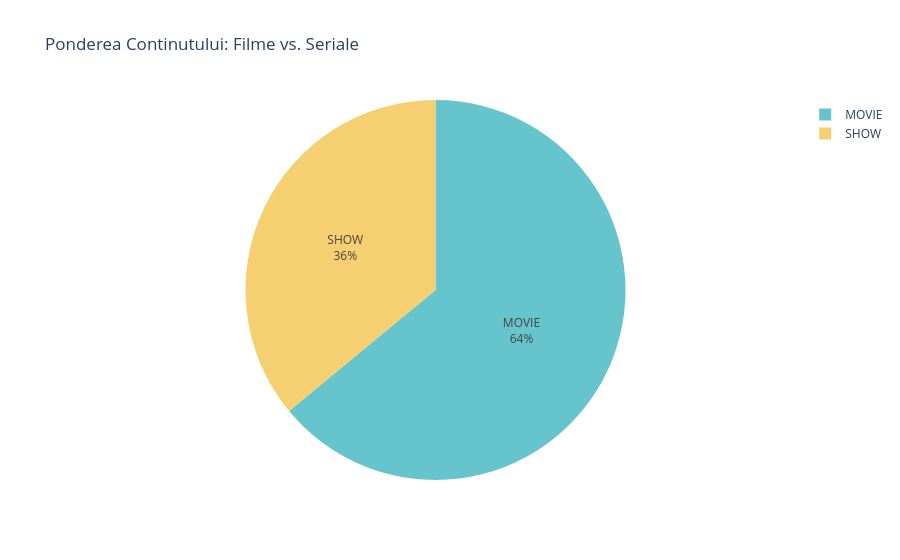

Here is the notebook cell this chart was saved with:
### Code cell
# 4. Distributia Genurilor si Preferintele Audientei
# Cream un grafic de tip Pie pentru a vedea proportia
fig_pie = px.pie(df, names='type', title='Ponderea Continutului: Filme vs. Seriale',
             color_discrete_sequence=px.colors.qualitative.Pastel)
fig_pie.update_traces(textinfo='percent+label')
fig_pie.show()

### Figure 1 — Plotly figure (JSON) as saved in the notebook; plotly's stock layout.template omitted (floating-point values rounded to 4 significant figures; data arrays with more than 128 entries replaced by an {"elided": "..."} marker saying what was removed)
{"data": [{"domain": {"x": [0, 1], "y": [0, 1]}, "hovertemplate": "type=%{label}<extra></extra>", "labels": {"elided": "5850 str values"}, "legendgroup": "", "name": "", "showlegend": true, "textinfo": "percent+label", "type": "pie"}], "layout": {"legend": {"tracegroupgap": 0}, "piecolorway": ["rgb(102, 197, 204)", "rgb(246, 207, 113)", "rgb(248, 156, 116)", "rgb(220, 176, 242)", "rgb(135, 197, 95)", "rgb(158, 185, 243)", "rgb(254, 136, 177)", "rgb(201, 219, 116)", "rgb(139, 224, 164)", "rgb(180, 151, 231)", "rgb(179, 179, 179)"], "title": {"text": "Ponderea Continutului: Filme vs. Seriale"}}}
